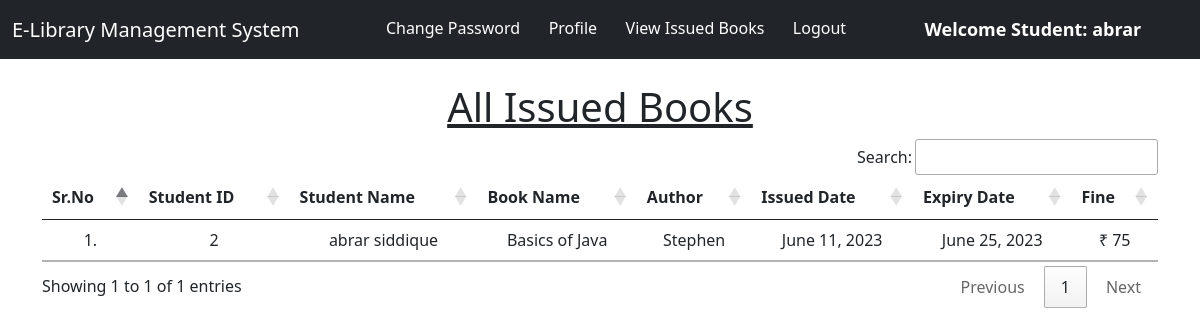
The page /student_issued_books/ (signed in) on the database its author committed.
### library/models.py (models this page shows, shortened)
class Book(models.Model):
    name = models.CharField(max_length=200)
    author = models.CharField(max_length=200)
    isbn = models.PositiveIntegerField()
    category = models.CharField(max_length=50)

class IssuedBook(models.Model):
    student_id = models.CharField(max_length=100, blank=True)
    isbn = models.CharField(max_length=13)
    issued_date = models.DateField(auto_now=True)
    expiry_date = models.DateField(default=expiry)

### library/views.py (the view)
# urls.py: path("student_issued_books/", views.student_issued_books, name="student_issued_books"),
@login_required(login_url = '/student_login')
def student_issued_books(request):
    student = Student.objects.filter(user_id=request.user.id)
    issuedBooks = IssuedBook.objects.filter(student_id=student[0].user_id)
    li1 = []
    li2 = []
    for i in issuedBooks:
        books = Book.objects.filter(isbn=i.isbn)
        for book in books:
            t=(request.user.id, request.user.get_full_name, book.name,book.author)
            li1.append(t)
        days=(date.today()-i.issued_date)
        d=days.days
        fine=0
        if d>15:
            day=d-14
            fine=day*5
        t=(issuedBooks[0].issued_date, issuedBooks[0].expiry_date, fine)
        li2.append(t)
    return render(request,'student_issued_books.html',{'li1':li1, 'li2':li2})

### library/templates/student_issued_books.html (shortened to what this page needs)
{% extends 'student_navbar.html' %}
{% load static %}
{% block body %}
<div class="container mt-4">
    <h1 class="text-center"><u>All Issued Books</u></h1>
    <table class="table table-hover" id="example">
        <thead>
            <tr class="text-center">
                <th>Sr.No</th>
                <th>Student ID</th>
                <th>Student Name</th>
                <th>Book Name</th>
                <th>Author</th>
                <th>Issued Date</th>
                <th>Expiry Date</th>
                <th>Fine</th>
            </tr>
        </thead>
        <tbody>
            {% for i in li1 %}
            <tr class="text-center">
                <td>{{forloop.counter}}.</td>
                <td>{{i.0}}</td>
                <td>{{i.1}}</td>
                <td>{{i.2}}</td>
                <td>{{i.3}}</td>
                {% endfor %}
                {% for i in li2 %}
                <td>{{i.0}}</td>
                <td>{{i.1}}</td>
                <td>₹ {{i.2}}</td>
            </tr>
            {% endfor %}
        </tbody>
    </table>
    </div>
{% endblock %}

### library/templates/student_navbar.html (shortened to what this page needs)
<!doctype html>
<html lang="en">
  <head>
    <link href="https://cdn.jsdelivr.net/npm/bootstrap@5.1.0/dist/css/bootstrap.min.css" rel="stylesheet">
    <link rel="stylesheet" href="https://cdn.datatables.net/1.10.25/css/jquery.dataTables.min.css">
    <link rel="stylesheet" href="https://cdn.datatables.net/buttons/1.7.1/css/buttons.dataTables.min.css">
  </head>
  <body>
    <nav class="navbar navbar-expand-lg navbar-dark bg-dark sticky-top">
        <div class="container-fluid">
          <a class="navbar-brand" href="#">E-Library Management System</a>
          <div class="collapse navbar-collapse" id="navbarSupportedContent">
            <ul class="navbar-nav me-auto mb-2 mb-lg-0">
              <li class="nav-item">
                <a class="nav-link active" aria-current="page" href="/change_password/">Change Password</a>
              </li>
              <li class="nav-item">
                <a class="nav-link active" aria-current="page" href="/profile/">Profile</a>
              </li>
              <li class="nav-item">
                <a class="nav-link active" aria-current="page" href="/student_issued_books/">View Issued Books</a>
              </li>
              <li class="nav-item">
                <a class="nav-link active" aria-current="page" href="/logout/">Logout</a>
              </li>
              <li class="nav-item">
                <a style="font-weight:600; font-family:'Segoe UI', Tahoma, Geneva, Verdana, sans-serif; font-size: large;" class="nav-link active" href="#">Welcome Student: {{request.user}}</a>
              </li>
            </ul>
          </div>
        </div>
      </nav>
      {% block body %}
      {% endblock %}
  </body>
</html>

### rows shown on the page
Book: name "Basics of Java", author "Stephen"
IssuedBook: issued_date "June 11, 2023", expiry_date "June 25, 2023"

### other values the page prints
{{ request.user }} "abrar"
{{ i.0 }} "2"
{{ i.1 }} "abrar siddique"
{{ i.2 }} "75"
